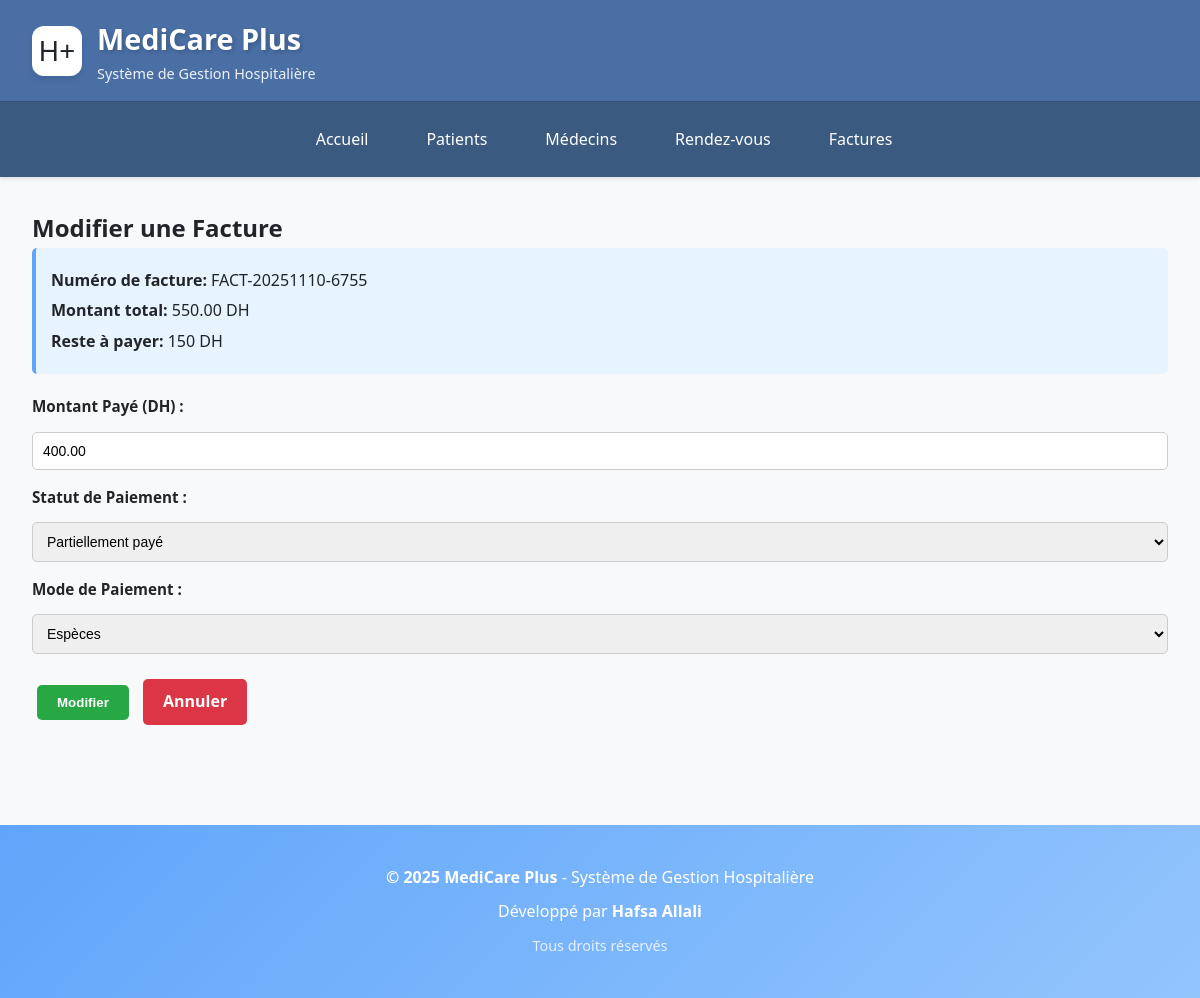
Page /factures/modifier_facture.php?id=2 on the committed database.
### tables this page shows
CREATE TABLE `factures` (
  `idfacture` int(11) NOT NULL,
  `idpatient` int(11) NOT NULL,
  `idmedecin` int(11) DEFAULT NULL,
  `idrendezvous` int(11) DEFAULT NULL,
  `numero_facture` varchar(50) NOT NULL,
  `date_facture` date NOT NULL,
  `montant_total` decimal(10,2) NOT NULL,
  `montant_paye` decimal(10,2) DEFAULT 0.00,
  `statut_paiement` enum('Non payé','Partiellement payé','Payé') DEFAULT 'Non payé',
  `mode_paiement` enum('Espèces','Carte bancaire','Chèque','Virement','Assurance') DEFAULT NULL,
  `description` text DEFAULT NULL,
  `date_creation` timestamp NOT NULL DEFAULT current_timestamp()
);

### factures/modifier_facture.php (the view, shortened to what this page needs)
<?php include '../includes/header.php'; ?>
<?php include '../includes/config.php'; ?>
<h2>Modifier une Facture</h2>
<?php
$id = $_GET['id'];
if ($_SERVER['REQUEST_METHOD'] == 'POST') {
    $montant_paye = $_POST['montant_paye'];
    $statut_paiement = $_POST['statut_paiement'];
    $mode_paiement = $_POST['mode_paiement'] ?: NULL;
    $sql = "UPDATE factures SET
            montant_paye='$montant_paye',
            statut_paiement='$statut_paiement',
            mode_paiement=" . ($mode_paiement ? "'$mode_paiement'" : "NULL") . "
            WHERE idfacture=$id";
    if ($conn->query($sql) === TRUE) {
        echo "<div class='success'>Facture modifiée avec succès !</div>";
        echo "<a href='afficher_factures.php' class='btn-back'>← Retour à la liste</a>";
    } else {
        echo "<div class='error'>Erreur : " . $conn->error . "</div>";
    }
} else {
    $sql = "SELECT * FROM factures WHERE idfacture=$id";
    $result = $conn->query($sql);
    $facture = $result->fetch_assoc();
?>
<div class="info-box">
    <p><strong>Numéro de facture:</strong> <?php echo $facture['numero_facture']; ?></p>
    <p><strong>Montant total:</strong> <?php echo $facture['montant_total']; ?> DH</p>
    <p><strong>Reste à payer:</strong> <?php echo ($facture['montant_total'] - $facture['montant_paye']); ?> DH</p>
</div>
<form method="POST" action="">
    <div class="form-group">
        <label>Montant Payé (DH) :</label>
        <input type="number" step="0.01" name="montant_paye" value="<?php echo $facture['montant_paye']; ?>" required>
    </div>
    <div class="form-group">
        <label>Statut de Paiement :</label>
        <select name="statut_paiement" required>
            <option value="Partiellement payé" <?php if($facture['statut_paiement']=='Partiellement payé') echo 'selected'; ?>>Partiellement payé</option>
        </select>
    </div>
    <div class="form-group">
        <label>Mode de Paiement :</label>
        <select name="mode_paiement">
            <option value="Espèces" <?php if($facture['mode_paiement']=='Espèces') echo 'selected'; ?>>Espèces</option>
        </select>
    </div>
    <button type="submit" class="btn-submit">Modifier</button>
    <a href="afficher_factures.php" class="btn-cancel">Annuler</a>
</form>
<?php } ?>
<?php include '../includes/footer.php'; ?>

### assets/css/style.css (style rules this page uses)
:root { --primary-color: #4a6fa5; --primary-dark: #3a5a80; --primary-light: #6b8cae; --secondary-color: #6c757d; --secondary-dark: #5a6268; --accent-color: #17a2b8; --danger-color: #dc3545; --warning-color: #ffc107; --success-color: #28a745; --info-color: #17a2b8; --text-primary: #212529; --text-secondary: #6c757d; --text-light: #f8f9fa; --bg-primary: #f8f9fa; --bg-secondary: #e9ecef; --bg-dark: #343a40; --shadow-sm: 0 1px 2px 0 rgba(0, 0, 0, 0.05); --shadow-md: 0 4px 6px -1px rgba(0, 0, 0, 0.1); --shadow-lg: 0 10px 15px -3px rgba(0, 0, 0, 0.1); --shadow-xl: 0 20px 25px -5px rgba(0, 0, 0, 0.1); --transition: all 0.3s cubic-bezier(0.4, 0, 0.2, 1); }
* { margin: 0; padding: 0; box-sizing: border-box; }
body { font-family: 'Segoe UI', Tahoma, Geneva, Verdana, sans-serif; background-color: var(--bg-primary); color: var(--text-primary); line-height: 1.6; min-height: 100vh; }
.form-group { display: flex; flex-direction: column; gap: 8px; }
.form-group label { font-weight: 600; color: var(--text-primary); font-size: 0.95rem; display: flex; align-items: center; gap: 5px; }

### factures/modifier_facture.php (style rules this page uses)
.info-box { background: #e7f3ff; padding: 15px; border-radius: 5px; margin-bottom: 20px; border-left: 4px solid #60a5fa; }
.info-box p { margin: 5px 0; font-size: 16px; }
.form-group { margin-bottom: 15px; }
.form-group label { display: block; font-weight: bold; margin-bottom: 5px; }
.form-group input, .form-group select { width: 100%; padding: 10px; border: 1px solid #ccc; border-radius: 5px; font-size: 14px; }
.btn-submit, .btn-cancel, .btn-back { display: inline-block; padding: 10px 20px; margin: 10px 5px; border: none; border-radius: 5px; font-weight: bold; text-decoration: none; cursor: pointer; }
.btn-submit { background: #28a745; color: white; }
.btn-cancel { background: #dc3545; color: white; }

### rows in the picture
factures: numero_facture "FACT-20251110-6755", montant_total "550.00", $facture['montant_total'] - $facture['montant_paye'] "150", montant_paye "400.00", statut_paiement "Partiellement payé", mode_paiement "Espèces"
